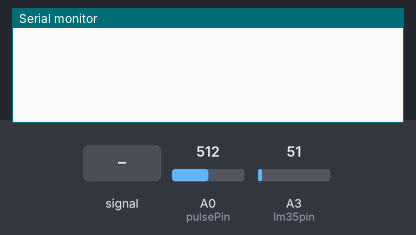
Recording of a sketch running on a simulated Arduino Uno, built with avr-gcc and run on an emulated ATmega328P. Shown: the last lines printed to the serial monitor. The test bench sets the inputs (shaded band); at power-on: A3 (lm35pin) = 51, A0 (pulsePin) = 512.

Above: at 1.2 s.
1.3 s: A0 (pulsePin) fed a 200 Hz sine of ±81 counts around its level
At 2.39 s:
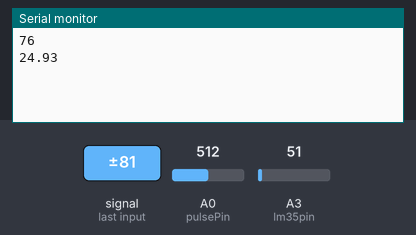
3.6 s: A3 (lm35pin) set to 61
At 4.05 s:
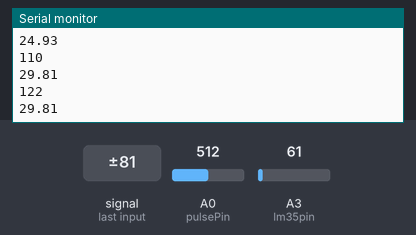
5.1 s: A0 (pulsePin) set to 535
At 6.0 s:
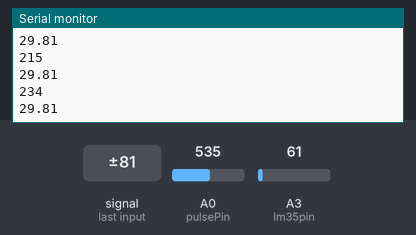
6.6 s: A0 (pulsePin) fed a 2 Hz sine of ±306 counts around its level
At 7.5 s:
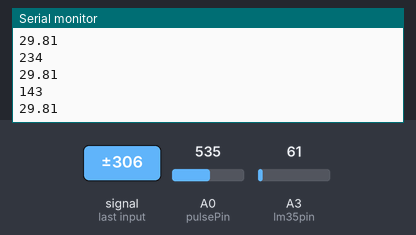
8.1 s: A3 (lm35pin) set to 71
At 8.7 s:
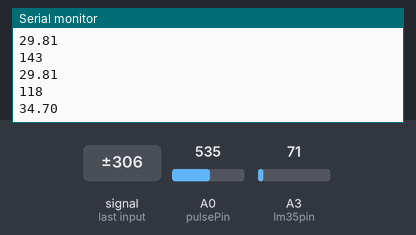
Timing chart, 0 to 10.6 s (numbered marks = the images above; inputs shaded):
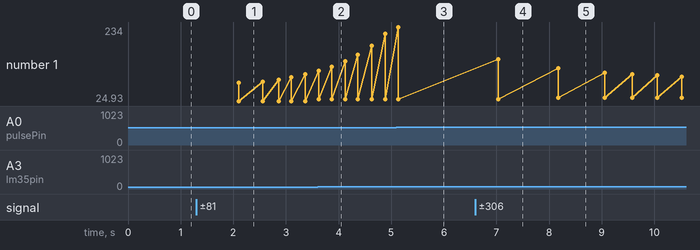

The sketch:

final_code.ino
```cpp
//#include<SoftwareSerial.h>
//SoftwareSerial BTSerial(10,11);
int pulsePin = 0;                 // Pulse Sensor purple wire connected to analog pin 0
int flag=0;
int lm35pin=A3;
 volatile float BPM2=0;
//static int sumBPM=0;

// Volatile Variables, used in the interrupt service routine!
volatile int BPM;                   // int that holds raw Analog in 0. updated every 2mS
volatile int Signal;                // holds the incoming raw data
volatile int analogvalue;
volatile float temp;
volatile float temp2;
volatile int IBI = 600;             // int that holds the time interval between beats! Must be seeded!
volatile boolean Pulse = false;     // "True" when User's live heartbeat is detected. "False" when not a "live beat".
volatile boolean QS = false;        // becomes true when Arduoino finds a beat.

// Regards Serial OutPut  -- Set This Up to your needs
static boolean serialVisual = true;   // Set to 'false' by Default.  Re-set to 'true' to see Arduino Serial Monitor ASCII Visual Pulse

volatile int rate[10];                      // array to hold last ten IBI values
volatile unsigned long sampleCounter = 0;          // used to determine pulse timing
volatile unsigned long lastBeatTime = 0;           // used to find IBI
volatile int P = 512;                      // used to find peak in pulse wave, seeded
volatile int T = 512;                     // used to find trough in pulse wave, seeded
volatile int thresh = 525;                // used to find instant moment of heart beat, seeded
volatile int amp = 100;                   // used to hold amplitude of pulse waveform, seeded
volatile boolean firstBeat = true;        // used to seed rate array so we startup with reasonable BPM
volatile boolean secondBeat = false;      // used to seed rate array so we startup with reasonable BPM

void setup()
{
  Serial.begin(115200);// we agree to talk fast!
  //BTSerial.begin(9600);
  interruptSetup();                 // sets up to read Pulse Sensor signal every 2mS
                                    // IF YOU ARE POWERING The Pulse Sensor AT VOLTAGE LESS THAN THE BOARD VOLTAGE,
                                    // UN-COMMENT THE NEXT LINE AND APPLY THAT VOLTAGE TO THE A-REF PIN
                                    //   analogReference(EXTERNAL);
}


//  Where the Magic Happens
void loop()
{
    if (QS == true) // A Heartbeat Was Found
    {
      serialOutputWhenBeatHappens(); // A Beat Happened, Output that to serial.
      QS = false; // reset the Quantified Self flag for next time
    }
  delay(20); //  take a break
}
void interruptSetup()
{
  // Initializes Timer2 to throw an interrupt every 2mS.
  TCCR2A = 0x02;     // DISABLE PWM ON DIGITAL PINS 3 AND 11, AND GO INTO CTC MODE
  TCCR2B = 0x06;     // DON'T FORCE COMPARE, 256 PRESCALER
  OCR2A = 0X7C;      // SET THE TOP OF THE COUNT TO 124 FOR 500Hz SAMPLE RATE
  TIMSK2 = 0x02;     // ENABLE INTERRUPT ON MATCH BETWEEN TIMER2 AND OCR2A
  sei();             // MAKE SURE GLOBAL INTERRUPTS ARE ENABLED
}
void serialOutputWhenBeatHappens()
{

 if (serialVisual == true) //  Code to Make the Serial Monitor Visualizer Work
   {
    flag=flag+1;


        if(flag<=100)
        {

          //Serial.print("calculating.....");  //ASCII Art Madness
          //Serial.println("BPM: ");
          Serial.println(BPM);
          Serial.println(temp);
          BPM2=BPM2+BPM;
          temp2=temp2+temp;
        }
        else
        {
          BPM2=BPM2/100;
          temp2=temp2/100;
              Serial.print("YOUR BPM IS : ");
              Serial.println(temp2);
              Serial.print("YOUR AVG. BODY TEMP. ");
             Serial.println(BPM2);
          if((BPM2>60 || BPM2<80) && (temp2>30 || temp2<38))
            {
             Serial.print("congratulation!!! YOU ARE A HEALTHY PERSON ");

            }
            delay(60UL*60UL*1000UL);
        }
   }

}


ISR(TIMER2_COMPA_vect) //triggered when Timer2 counts to 124
{
  cli();                                      // disable interrupts while we do this
  Signal = analogRead(pulsePin);
  analogvalue =analogRead(lm35pin);
  temp=float(analogvalue)/1023;
  temp=temp*500;// read the Pulse Sensor
  sampleCounter += 2;                         // keep track of the time in mS with this variable
  int N = sampleCounter - lastBeatTime;       // monitor the time since the last beat to avoid noise
                                              //  find the peak and trough of the pulse wave
  if(Signal < thresh && N > (IBI/5)*3) // avoid dichrotic noise by waiting 3/5 of last IBI
    {
      if (Signal < T) // T is the trough
      {
        T = Signal; // keep track of lowest point in pulse wave
      }
    }

  if(Signal > thresh && Signal > P)
    {          // thresh condition helps avoid noise
      P = Signal;                             // P is the peak
    }                                        // keep track of highest point in pulse wave
   if (N > 250)
  {                                   // avoid high frequency noise
    if ( (Signal > thresh) && (Pulse == false) && (N > (IBI/5)*3) )
      {
        Pulse = true;                               // set the Pulse flag when we think there is a pulse
        IBI = sampleCounter - lastBeatTime;         // measure time between beats in mS
        lastBeatTime = sampleCounter;               // keep track of time for next pulse

        if(secondBeat)
        {                        // if this is the second beat, if secondBeat == TRUE
          secondBeat = false;                  // clear secondBeat flag
          for(int i=0; i<=9; i++) // seed the running total to get a realisitic BPM at startup
          {
            rate[i] = IBI;
          }
        }

        if(firstBeat) // if it's the first time we found a beat, if firstBeat == TRUE
        {
          firstBeat = false;                   // clear firstBeat flag
          secondBeat = true;                   // set the second beat flag
          sei();                               // enable interrupts again
          return;                              // IBI value is unreliable so discard it
        }
      // keep a running total of the last 10 IBI values
      word runningTotal = 0;                  // clear the runningTotal variable

      for(int i=0; i<=8; i++)
        {                // shift data in the rate array
          rate[i] = rate[i+1];                  // and drop the oldest IBI value
          runningTotal += rate[i];              // add up the 9 oldest IBI values
        }

      rate[9] = IBI;                          // add the latest IBI to the rate array
      runningTotal += rate[9];                // add the latest IBI to runningTotal
      runningTotal /= 10;                     // average the last 10 IBI values
      BPM = 60000/runningTotal;               // how many beats can fit into a minute? that's BPM!
      QS = true;                              // set Quantified Self flag
      // QS FLAG IS NOT CLEARED INSIDE THIS ISR
    }
  }

  if (Signal < thresh && Pulse == true)
    {  Pulse = false;                         // reset the Pulse flag so we can do it again
      amp = P - T;                           // get amplitude of the pulse wave
      thresh = amp/2 + T;                    // set thresh at 50% of the amplitude
      P = thresh;                            // reset these for next time
      T = thresh;
    }

  if (N > 2500)
    {                           // if 2.5 seconds go by without a beat
      thresh = 512;                          // set thresh default
      P = 512;                               // set P default
      T = 512;                               // set T default
      lastBeatTime = sampleCounter;          // bring the lastBeatTime up to date
      firstBeat = true;                      // set these to avoid noise
      secondBeat = false;                    // when we get the heartbeat back
    }

  sei();                                   // enable interrupts when youre done!
}// end isr
```

Measured:
- after the input at 1.3 s, the serial monitor: prints a new line after 0.80 s (image 1)
- after the input at 3.6 s, the serial monitor: prints a new line at once (image 2)
- after the input at 5.1 s, the serial monitor: prints a new line at once (image 3)
- after the input at 6.6 s, the serial monitor: prints a new line after 0.43 s (image 4)
- after the input at 8.1 s, the serial monitor: prints a new line after 0.07 s (image 5)
- plotted number 1: 24.93 → 29.81 after the input at 3.6 s, 29.81 → 34.7 after the input at 8.1 s
